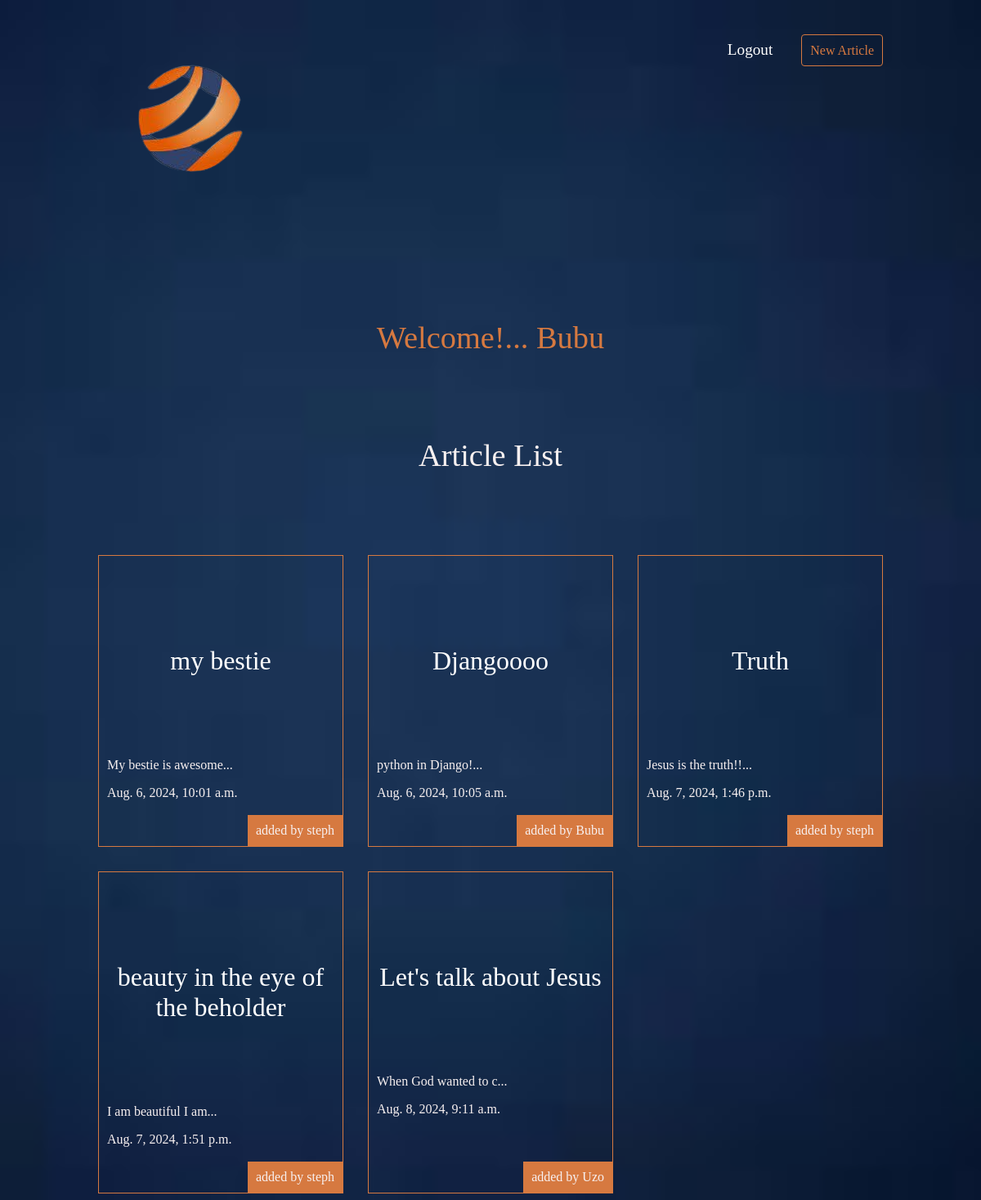
Page /telegram_bot/hello/ (signed in) on the committed database.
### telegram_bot/models.py (models this page shows, shortened)
class Article(models.Model):
    title = models.CharField(max_length =100)
    slug = models.SlugField()
    body = models.TextField()
    date = models.DateTimeField(auto_now_add = True)
    thumb = models.ImageField(default = "default.png", blank = True)
    author = models.ForeignKey(User,on_delete=models.CASCADE,default=None)
    def snippet(self):
        return self.body[:20] + "..."

### telegram_bot/views.py (the view)
# urls.py: path('', article_views.article_list, name='home'),
def article_list(request):
    a_list = Article.objects.all().order_by('date')
    return render(request, 'hello/article_list.html',{'articles':a_list})

### telegram_bot/templates/hello/article_list.html
{% extends 'base_layout.html' %}
{% block content %}
    <h1 style="color: #D67940;"> Welcome!... {{ request.user.username }}</h1>
    <h1>Article List</h1>
<div class="articles">
  {% for article in articles%}
    <div class = "article">
        <h2><a href="{% url 'articles:detail' slug=article.slug %}">{{article.title}}</a></h2>
        <p>{{article.snippet}}</p>
        <p>{{article.date}}</p>
        <p class = author>added by {{article.author.username}}</p>
    </div>
  {% endfor %}
</div>
{% endblock %}

### my_first_bot/mystaticfiles/styles.css (style rules this page uses)
body { background-color: #0f120f; background-image: url('blue.png'); background-size: cover; background-position: center; font-family: Ubuntu ; color: #f7f0f0; }
h1,h2,h3,h4,h5 { font-weight: normal; margin:0; }
a,a:hover,a:visited { color:#fff; text-decoration: none; }
div.wrapper h1 { text-align:center; margin: 100px auto; font-size: 2.4em; }
div.wrapper h2 { text-align:center; margin: 100px auto; font-size: 2em; }
.articles { display:grid; grid-template-columns: 1fr 1fr 1fr; grid-gap:30px; }
.article { padding:10px; border: 1px solid #D67940; position: relative; padding-bottom:40px; }
.article h2 { font-size:2em; }
.article .author { padding: 10px; background: #D67940; position: absolute; right: 0; bottom:0; margin:0; }

### rows in the picture
Article: title "my bestie", snippet "My bestie is awesome...", date "Aug. 6, 2024, 10:01 a.m.", author.username "steph"
Article: title "Djangoooo", snippet "python in Django!...", date "Aug. 6, 2024, 10:05 a.m.", author.username "Bubu"
Article: title "Truth", snippet "Jesus is the truth!!...", date "Aug. 7, 2024, 1:46 p.m.", author.username "steph"
Article: title "beauty in the eye of the beholder", snippet "I am beautiful I am...", date "Aug. 7, 2024, 1:51 p.m.", author.username "steph"
Article: title "Let's talk about Jesus", snippet "When God wanted to c...", date "Aug. 8, 2024, 9:11 a.m.", author.username "Uzo"

### other values in the picture
{{ request.user.username }} "Bubu"
